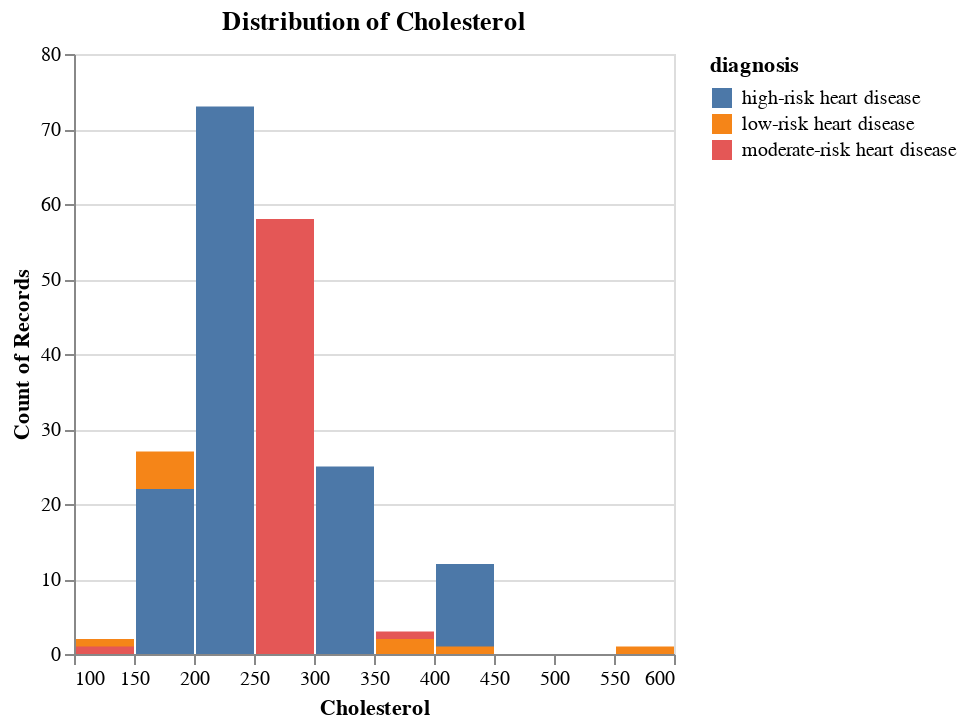

Notebook code cell kept with this figure:
### Code cell
# cholesterol
chol_hist = alt.Chart(heart_disease_train).mark_bar().encode(
    x=alt.X("cholesterol:Q", bin = True).title("Cholesterol"),
    y=alt.Y("count()").stack(False),
    color = "diagnosis:N"
).properties(
    title = "Distribution of Cholesterol"
)

chol_hist

### Figure 1 — Vega-Lite specification as saved in the notebook (floating-point values rounded to 4 significant figures; data arrays with more than 128 entries replaced by an {"elided": "..."} marker saying what was removed)
{"config": {"view": {"continuousWidth": 300, "continuousHeight": 300}}, "data": {"name": "data-9dca18b945155743a5c55f6d45fa1cf1"}, "mark": {"type": "bar"}, "encoding": {"color": {"field": "diagnosis", "type": "nominal"}, "x": {"bin": true, "field": "cholesterol", "title": "Cholesterol", "type": "quantitative"}, "y": {"aggregate": "count", "stack": false, "type": "quantitative"}}, "title": "Distribution of Cholesterol", "$schema": "https://vega.github.io/schema/vega-lite/v5.16.3.json", "datasets": {"data-9dca18b945155743a5c55f6d45fa1cf1": {"elided": "492 records"}}}
